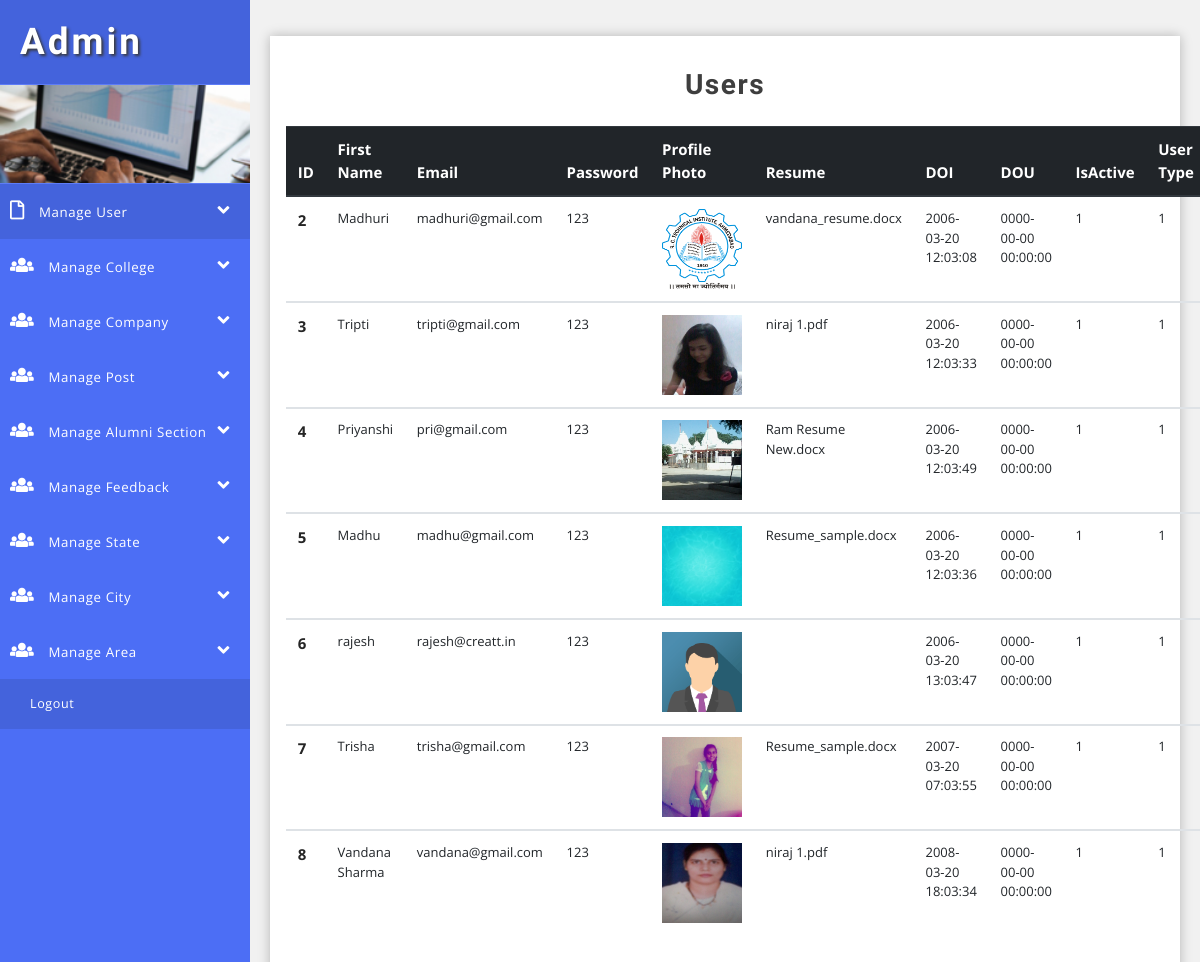
/admin/viewuser.php, run on the app's committed database.
### tables this page shows
CREATE TABLE `user_tbl` (
  `id` int(11) NOT NULL,
  `firstname` varchar(100) NOT NULL,
  `email` varchar(100) NOT NULL,
  `password` varchar(100) NOT NULL,
  `profilepic` varchar(100) NOT NULL,
  `resume` varchar(5000) NOT NULL,
  `user_type` int(11) NOT NULL,
  `isactive` int(11) NOT NULL,
  `doi` datetime NOT NULL,
  `dou` datetime NOT NULL
);

### admin/viewuser.php (the view, shortened to what this page needs)
<?php
require '../common/dbconnect.php';
$qry="SELECT * FROM user_tbl WHERE isactive != 2 AND user_type=1";
$rs=mysqli_query($conn,$qry);
?>
<!DOCTYPE html>
<html lang="en">
<head>
    <link href="css/bootstrap.css" rel="stylesheet" type="text/css" media="all" />
    <link href="css/style.css" rel="stylesheet" type="text/css" media="all" />
    <link rel="stylesheet" href="css/style4.css">
    <link href="css/fontawesome-all.css" rel="stylesheet">
</head>
<body>
	<div class="wrapper">
        <?php require 'sidebar.php'; ?>
        <div id="content">
			<div class="outer-w3-agile mt-3">
                <h4 class="tittle-w3-agileits mb-4">Users</h4>
					<table class="table">
                        <thead class="thead-dark">
    						<tr>
                                <th scope="col">ID</th>
                                <th scope="col">First Name</th>
                                <th scope="col">Email</th>
                                <th scope="col">Password</th>
                                <th scope="col">Profile Photo</th>
                                <th scope="col">Resume</th>
                                <th scope="col">DOI</th>
                                <th scope="col">DOU</th>
                                <th scope="col">IsActive</th>
                                <th scope="col">User Type</th>
                            </tr>
                        </thead>
                        <?php
						if(mysqli_num_rows($rs)>0)
						{
							while($row=mysqli_fetch_assoc($rs))
							{
						?>
						<tbody>
							<tr>
								<th scope="row"><?php echo $row['id']; ?></th>
								<td><?php echo $row['firstname']; ?></td>
								<td><?php echo $row['email']; ?></td>
								<td><?php echo $row['password']; ?></td>
								<td><img src="../upload/<?php echo $row['profilepic']; ?>" width="80" height="80"></td>
								<td><?php echo $row['resume']; ?></td>
                                <td><?php echo $row['doi']; ?></td>
								<td><?php echo $row['dou']; ?></td>
                                <td><?php $ia=$row['isactive']; echo $ia;?></td>
								<td><?php echo $row['user_type']; ?></td>
							</tr>
						<?php
							}
						}
						else{
							echo "0 Row Found";
						}
						?>
						</tbody>
					</table>
				</div>
			</div>
		</div>
</body>
</html>

### admin/css/style.css (style rules this page uses)
html, body { margin: 0; font-size: 100%; font-family: 'Open Sans', sans-serif; background: #fff; }
h1, h2, h3, h4, h5, h6 { margin: 0; font-family: 'Poiret One', cursive; font-weight: 700; }
.outer-w3-agile { padding: 2em 1em; -webkit-box-shadow: 0px 0px 11px 0px rgba(0, 0, 0, 0.25); -moz-box-shadow: 0px 0px 11px 0px rgba(0, 0, 0, 0.25); box-shadow: 0px 0px 11px 0px rgba(0, 0, 0, 0.25); background: #fff; }
h4.tittle-w3-agileits { font-size: 2em; letter-spacing: 1.5px; font-weight: 600; color: #3e3e3e; text-align: center; }
.table th, .table td { padding: 0.74rem; vertical-align: top; border-top: 1px solid #dee2e6; font-size: 13px; }
.table th { color: #252525; font-size: 15px; }
@media (max-width:1280px) { h4.tittle-w3-agileits { font-size: 1.75em; } }

### admin/css/style4.css (style rules this page uses)
body { font-family: 'Open Sans', sans-serif; background: #f1f1f1; }
.wrapper { display: flex; align-items: stretch; }
#content { padding: 20px; min-height: 100vh; transition: all 0.3s; overflow: hidden; width: 100%; }

### data on the page
user_tbl: id "2", firstname "Madhuri", email "madhuri@gmail.com", password "123", profilepic (picture), resume "vandana_resume.docx", doi "2006-03-20 12:03:08", dou "0000-00-00 00:00:00", isactive "1", user_type "1"
user_tbl: id "3", firstname "Tripti", email "tripti@gmail.com", password "123", profilepic (picture), resume "niraj 1.pdf", doi "2006-03-20 12:03:33", dou "0000-00-00 00:00:00", isactive "1", user_type "1"
user_tbl: id "4", firstname "Priyanshi", email "pri@gmail.com", password "123", profilepic (picture), resume "Ram Resume New.docx", doi "2006-03-20 12:03:49", dou "0000-00-00 00:00:00", isactive "1", user_type "1"
user_tbl: id "5", firstname "Madhu", email "madhu@gmail.com", password "123", profilepic (picture), resume "Resume_sample.docx", doi "2006-03-20 12:03:36", dou "0000-00-00 00:00:00", isactive "1", user_type "1"
user_tbl: id "6", firstname "rajesh", email "rajesh@creatt.in", password "123", profilepic (placeholder picture), doi "2006-03-20 13:03:47", dou "0000-00-00 00:00:00", isactive "1", user_type "1"
user_tbl: id "7", firstname "Trisha", email "trisha@gmail.com", password "123", profilepic (picture), resume "Resume_sample.docx", doi "2007-03-20 07:03:55", dou "0000-00-00 00:00:00", isactive "1", user_type "1"
user_tbl: id "8", firstname "Vandana Sharma", email "vandana@gmail.com", password "123", profilepic (picture), resume "niraj 1.pdf", doi "2008-03-20 18:03:34", dou "0000-00-00 00:00:00", isactive "1", user_type "1"
